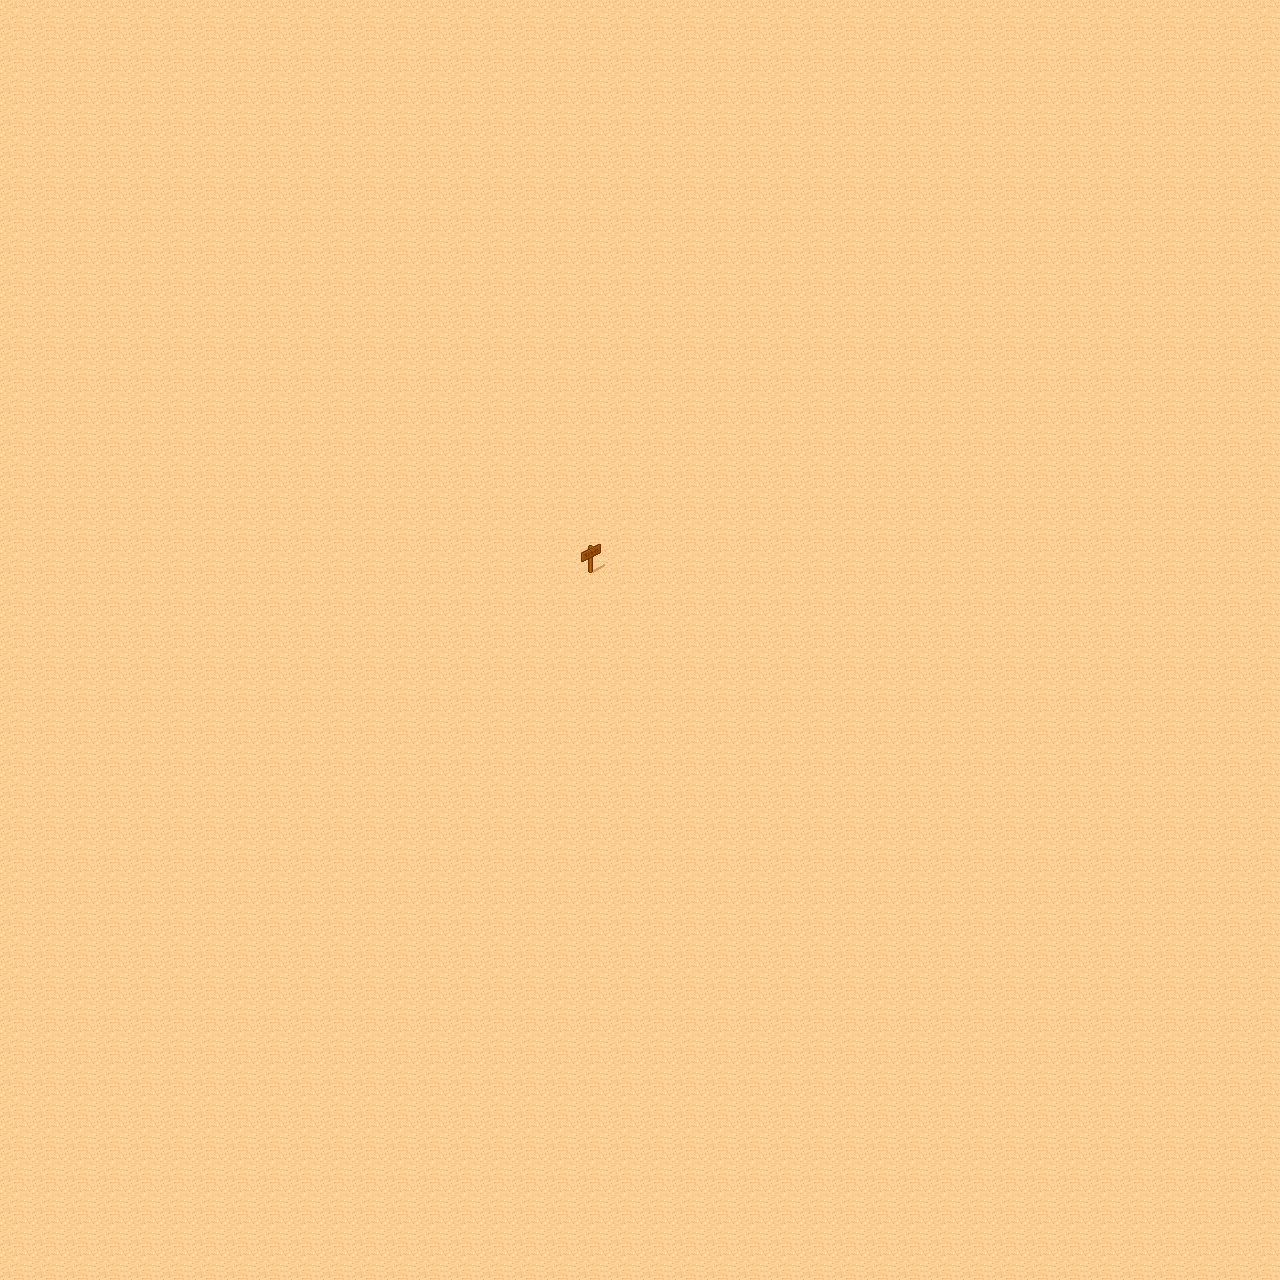

Tiled map render using the project's own tile images. Description and the map definition, with tile-layer contents summarised, below:
An orthogonal 40x40 tile map with 32x32 px tiles, 1 tile layer (Ground).

<map version="1.0" orientation="orthogonal" width="40" height="40" tilewidth="32" tileheight="32">
 <tileset firstgid="1" name="Desert" tilewidth="32" tileheight="32" spacing="3" margin="2">
  <image source="gfx/desert_tiled.png" width="281" height="211" />
  <tile id="30">
   <properties>
    <property name="cactus" value="true" />
   </properties>
  </tile>
 </tileset>
 <layer name="Ground" width="40" height="40">
  <data>[1600 cells, 1600 non-empty, 2 distinct tile ids]</data>
 </layer>
</map>
